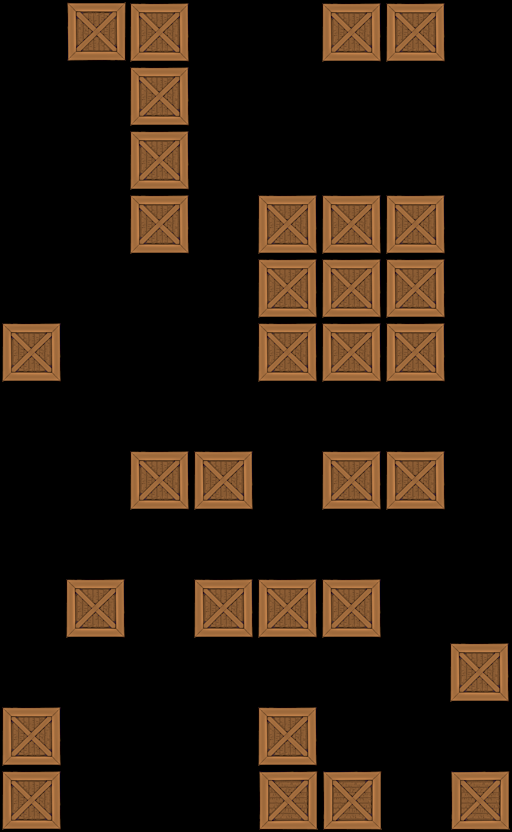

This is a level from a 2D game, rendered from its Tiled map with the project's own tilesets. A one-line summary and the map file follow, with tile-layer data summarised:
An orthogonal 8x13 tile map with 64x64 px tiles, 1 tile layer (Tile Layer 1).

<map version="1.0" orientation="orthogonal" width="8" height="13" tilewidth="64" tileheight="64">
 <tileset firstgid="1" name="crate" tilewidth="64" tileheight="64">
  <image source="../../crate3.png" width="64" height="64" />
 </tileset>
 <layer name="Tile Layer 1" width="8" height="13">
  <data>[104 cells, 32 non-empty, 1 distinct tile ids]</data>
 </layer>
</map>
